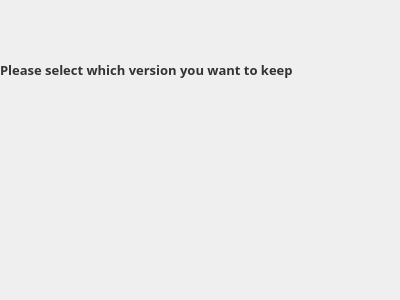
<?xml version="1.0" encoding="UTF-8"?>
<ui version="4.0">
 <class>MoveOrRenameCannotOccur</class>
 <widget class="QWidget" name="MoveOrRenameCannotOccur">
  <property name="geometry">
   <rect>
    <x>0</x>
    <y>0</y>
    <width>400</width>
    <height>300</height>
   </rect>
  </property>
  <property name="windowTitle">
   <string>Form</string>
  </property>
  <layout class="QVBoxLayout" name="layout">
   <property name="spacing">
    <number>7</number>
   </property>
   <property name="leftMargin">
    <number>0</number>
   </property>
   <property name="topMargin">
    <number>0</number>
   </property>
   <property name="rightMargin">
    <number>11</number>
   </property>
   <property name="bottomMargin">
    <number>11</number>
   </property>
   <item>
    <widget class="QLabel" name="selectLabel">
     <property name="font">
      <font>
       <family>Lato 13</family>
       <pointsize>-1</pointsize>
       <bold>true</bold>
      </font>
     </property>
     <property name="styleSheet">
      <string notr="true">#selectLabel
{
    font-family: Lato Bold;
    font-size: 13px;
    line-height: 16px;
    color: #333333;
}</string>
     </property>
     <property name="text">
      <string>Please select which version you want to keep</string>
     </property>
     <property name="indent">
      <number>0</number>
     </property>
    </widget>
   </item>
   <item>
    <spacer name="verticalSpacer">
     <property name="orientation">
      <enum>Qt::Vertical</enum>
     </property>
     <property name="sizeType">
      <enum>QSizePolicy::Fixed</enum>
     </property>
     <property name="sizeHint" stdset="0">
      <size>
       <width>0</width>
       <height>5</height>
      </size>
     </property>
    </spacer>
   </item>
   <item>
    <widget class="QWidget" name="chooseContainer" native="true">
     <layout class="QVBoxLayout" name="chooseLayout">
      <property name="spacing">
       <number>12</number>
      </property>
      <property name="leftMargin">
       <number>1</number>
      </property>
      <property name="topMargin">
       <number>1</number>
      </property>
      <property name="rightMargin">
       <number>1</number>
      </property>
      <property name="bottomMargin">
       <number>1</number>
      </property>
      <item>
       <widget class="RemoteMoveOrRenameCannotOccurChooseWidget" name="chooseRemoteCopy" native="true"/>
      </item>
      <item>
       <widget class="LocalMoveOrRenameCannotOccurChooseWidget" name="chooseLocalCopy" native="true"/>
      </item>
     </layout>
    </widget>
   </item>
  </layout>
 </widget>
 <customwidgets>
  <customwidget>
   <class>LocalMoveOrRenameCannotOccurChooseWidget</class>
   <extends>QWidget</extends>
   <header>stalled_issues_cases/MoveOrRenameCannotOccurChooseWidget.h</header>
   <container>1</container>
  </customwidget>
  <customwidget>
   <class>RemoteMoveOrRenameCannotOccurChooseWidget</class>
   <extends>QWidget</extends>
   <header>stalled_issues_cases/MoveOrRenameCannotOccurChooseWidget.h</header>
   <container>1</container>
  </customwidget>
 </customwidgets>
 <resources/>
 <connections/>
</ui>
